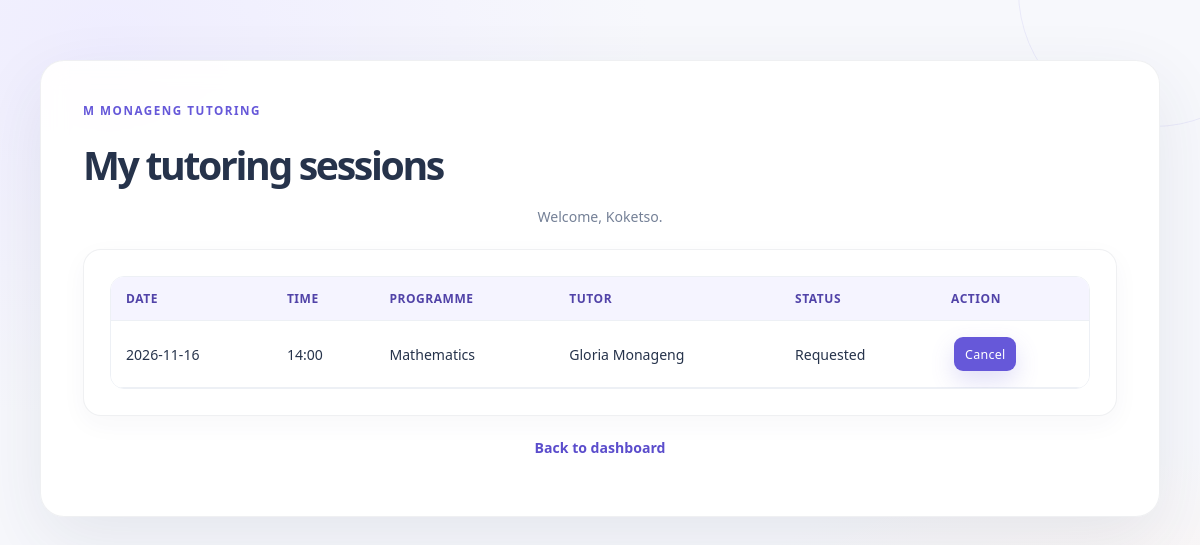
The app's page /php/my_bookings.php (signed in) with its own data.
### tables this page shows
CREATE TABLE IF NOT EXISTS bookings (
    booking_id INT UNSIGNED NOT NULL AUTO_INCREMENT,
    student_id INT UNSIGNED NOT NULL,
    tutor_id INT UNSIGNED NOT NULL,
    programme_id INT UNSIGNED NOT NULL,
    booking_date DATE NOT NULL,
    booking_time TIME NOT NULL,
    booking_status ENUM('Requested', 'Confirmed', 'Cancelled', 'Completed') NOT NULL DEFAULT 'Requested',
    PRIMARY KEY (booking_id),
    KEY idx_bookings_student_date (student_id, booking_date),
    KEY idx_bookings_tutor_slot (tutor_id, booking_date, booking_time, booking_status),
    KEY idx_bookings_programme (programme_id),
    CONSTRAINT fk_bookings_student
        FOREIGN KEY (student_id) REFERENCES students (student_id),
    CONSTRAINT fk_bookings_tutor
        FOREIGN KEY (tutor_id) REFERENCES tutors (tutor_id),
    CONSTRAINT fk_bookings_programme
        FOREIGN KEY (programme_id) REFERENCES programmes (programme_id)
);

CREATE TABLE IF NOT EXISTS programmes (
    programme_id INT UNSIGNED NOT NULL AUTO_INCREMENT,
    programme_name VARCHAR(100) NOT NULL,
    description TEXT DEFAULT NULL,
    fee_amount DECIMAL(10, 2) NOT NULL,
    PRIMARY KEY (programme_id),
    UNIQUE KEY uq_programmes_name (programme_name)
);

### php/app_helpers.php (called while the page is built, shortened)
<?php
function escapeHtml($value)
{
    return htmlspecialchars((string) $value, ENT_QUOTES, 'UTF-8');
}
?>

### php/my_bookings.php (the view, shortened to what this page needs)
<?php
require_once 'db_connect.php';
require_once 'app_helpers.php';
$role = $_SESSION['account_role'] ?? '';
$actorId = $role === 'student'
    ? (int) ($_SESSION['student_id'] ?? 0)
    : ($role === 'tutor' ? (int) ($_SESSION['tutor_id'] ?? 0) : 0);
$ownerColumn = $role === 'student' ? 'b.student_id' : 'b.tutor_id';
$query = $conn->prepare(
    "SELECT b.booking_id, b.booking_date, b.booking_time, b.booking_status,
            p.programme_name,
            CONCAT(s.first_name, ' ', s.last_name) AS student_name,
            CONCAT(t.first_name, ' ', t.last_name) AS tutor_name
     FROM bookings b
     JOIN programmes p ON p.programme_id = b.programme_id
     JOIN students s ON s.student_id = b.student_id
     JOIN tutors t ON t.tutor_id = b.tutor_id
     WHERE {$ownerColumn} = ?
     ORDER BY b.booking_date DESC, b.booking_time DESC
     LIMIT 200"
);
$query->bind_param('i', $actorId);
$query->execute();
$bookings = $query->get_result();
$displayName = $role === 'student' ? ($_SESSION['student_name'] ?? 'Student') : ($_SESSION['tutor_name'] ?? 'Tutor');
?><!DOCTYPE html>
<html lang="en-ZA">
<head>
  <link rel="stylesheet" href="../css/style.css">
</head>
<body>
  <main class="dashboard">
    <h1>My tutoring sessions</h1>
    <p class="page-link">Welcome, <?php echo escapeHtml($displayName); ?>.</p>
    <section class="card table-card">
      <div class="table-scroll">
        <table>
          <thead><tr><th>Date</th><th>Time</th><th>Programme</th><th><?php echo $role === 'student' ? 'Tutor' : 'Student'; ?></th><th>Status</th><th>Action</th></tr></thead>
          <tbody>
          <?php while ($booking = $bookings->fetch_assoc()): ?>
            <tr>
              <td><?php echo escapeHtml($booking['booking_date']); ?></td>
              <td><?php echo escapeHtml(substr($booking['booking_time'], 0, 5)); ?></td>
              <td><?php echo escapeHtml($booking['programme_name']); ?></td>
              <td><?php echo escapeHtml($role === 'student' ? $booking['tutor_name'] : $booking['student_name']); ?></td>
              <td><?php echo escapeHtml($booking['booking_status']); ?></td>
              <td class="table-actions">
                <?php if ($role === 'student' && in_array($booking['booking_status'], ['Requested', 'Confirmed'], true)): ?>
                  <form method="POST" action="booking_action.php">
                    <button class="button-small" type="submit">Cancel</button>
                  </form>
                <?php else: ?>
                  —
                <?php endif; ?>
              </td>
            </tr>
          <?php endwhile; ?>
          </tbody>
        </table>
      </div>
    </section>
    <p class="page-link">
      <a href="<?php echo $role === 'student' ? 'dashboard.php' : 'tutor_dashboard.php'; ?>">Back to dashboard</a>
    </p>
  </main>
</body>
</html>

### records on screen
bookings: booking_date "2026-11-16", booking_time "14:00", programme.programme_name "Mathematics", student_name "Gloria Monageng", booking_status "Requested"

### other values on screen
escapeHtml($displayName) "Koketso"
